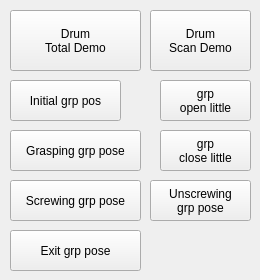
      <widget class="QWidget" name="tab_24">
       <attribute name="title">
        <string>Drum</string>
       </attribute>
       <widget class="QPushButton" name="rightPushButton_doTask_drum_total_task">
        <property name="enabled">
         <bool>true</bool>
        </property>
        <property name="geometry">
         <rect>
          <x>10</x>
          <y>10</y>
          <width>131</width>
          <height>61</height>
         </rect>
        </property>
        <property name="layoutDirection">
         <enum>Qt::LeftToRight</enum>
        </property>
        <property name="text">
         <string>Drum
Total Demo</string>
        </property>
        <property name="checkable">
         <bool>true</bool>
        </property>
       </widget>
       <widget class="QPushButton" name="pushButton_KorasGripperChemicalGripperInitialize">
        <property name="geometry">
         <rect>
          <x>10</x>
          <y>80</y>
          <width>111</width>
          <height>41</height>
         </rect>
        </property>
        <property name="sizePolicy">
         <sizepolicy hsizetype="Minimum" vsizetype="Minimum">
          <horstretch>0</horstretch>
          <verstretch>0</verstretch>
         </sizepolicy>
        </property>
        <property name="text">
         <string>Initial grp pos</string>
        </property>
        <property name="checkable">
         <bool>false</bool>
        </property>
        <property name="checked">
         <bool>false</bool>
        </property>
       </widget>
       <widget class="QPushButton" name="pushButton_KorasGripperChemicalGripperScrewingPose">
        <property name="geometry">
         <rect>
          <x>10</x>
          <y>180</y>
          <width>131</width>
          <height>41</height>
         </rect>
        </property>
        <property name="sizePolicy">
         <sizepolicy hsizetype="Minimum" vsizetype="Minimum">
          <horstretch>0</horstretch>
          <verstretch>0</verstretch>
         </sizepolicy>
        </property>
        <property name="text">
         <string>Screwing grp pose</string>
        </property>
        <property name="checkable">
         <bool>false</bool>
        </property>
        <property name="checked">
         <bool>false</bool>
        </property>
       </widget>
       <widget class="QPushButton" name="pushButton_KorasGripperChemicalGripperGraspingPose">
        <property name="geometry">
         <rect>
          <x>10</x>
          <y>130</y>
          <width>131</width>
          <height>41</height>
         </rect>
        </property>
        <property name="sizePolicy">
         <sizepolicy hsizetype="Minimum" vsizetype="Minimum">
          <horstretch>0</horstretch>
          <verstretch>0</verstretch>
         </sizepolicy>
        </property>
        <property name="text">
         <string>Grasping grp pose</string>
        </property>
        <property name="checkable">
         <bool>false</bool>
        </property>
        <property name="checked">
         <bool>false</bool>
        </property>
       </widget>
       <widget class="QPushButton" name="pushButton_KorasGripperChemicalGripperExitPose">
        <property name="geometry">
         <rect>
          <x>10</x>
          <y>230</y>
          <width>131</width>
          <height>41</height>
         </rect>
        </property>
        <property name="sizePolicy">
         <sizepolicy hsizetype="Minimum" vsizetype="Minimum">
          <horstretch>0</horstretch>
          <verstretch>0</verstretch>
         </sizepolicy>
        </property>
        <property name="text">
         <string>Exit grp pose</string>
        </property>
        <property name="checkable">
         <bool>false</bool>
        </property>
        <property name="checked">
         <bool>false</bool>
        </property>
       </widget>
       <widget class="QPushButton" name="pushButton_KorasGripperChemicalGripperOpen">
        <property name="geometry">
         <rect>
          <x>160</x>
          <y>80</y>
          <width>91</width>
          <height>41</height>
         </rect>
        </property>
        <property name="sizePolicy">
         <sizepolicy hsizetype="Minimum" vsizetype="Minimum">
          <horstretch>0</horstretch>
          <verstretch>0</verstretch>
         </sizepolicy>
        </property>
        <property name="text">
         <string>grp
open little</string>
        </property>
        <property name="checkable">
         <bool>false</bool>
        </property>
        <property name="checked">
         <bool>false</bool>
        </property>
       </widget>
       <widget class="QPushButton" name="pushButton_KorasGripperChemicalGripperClose">
        <property name="geometry">
         <rect>
          <x>160</x>
          <y>130</y>
          <width>91</width>
          <height>41</height>
         </rect>
        </property>
        <property name="sizePolicy">
         <sizepolicy hsizetype="Minimum" vsizetype="Minimum">
          <horstretch>0</horstretch>
          <verstretch>0</verstretch>
         </sizepolicy>
        </property>
        <property name="text">
         <string>grp
close little</string>
        </property>
        <property name="checkable">
         <bool>false</bool>
        </property>
        <property name="checked">
         <bool>false</bool>
        </property>
       </widget>
       <widget class="QPushButton" name="pushButton_KorasGripperChemicalGripperUnscrewingPose">
        <property name="geometry">
         <rect>
          <x>150</x>
          <y>180</y>
          <width>101</width>
          <height>41</height>
         </rect>
        </property>
        <property name="sizePolicy">
         <sizepolicy hsizetype="Minimum" vsizetype="Minimum">
          <horstretch>0</horstretch>
          <verstretch>0</verstretch>
         </sizepolicy>
        </property>
        <property name="text">
         <string>Unscrewing
grp pose</string>
        </property>
        <property name="checkable">
         <bool>false</bool>
        </property>
        <property name="checked">
         <bool>false</bool>
        </property>
       </widget>
       <widget class="QPushButton" name="pushButton_doTask_drum_scan_task">
        <property name="enabled">
         <bool>true</bool>
        </property>
        <property name="geometry">
         <rect>
          <x>150</x>
          <y>10</y>
          <width>101</width>
          <height>61</height>
         </rect>
        </property>
        <property name="layoutDirection">
         <enum>Qt::LeftToRight</enum>
        </property>
        <property name="text">
         <string>Drum
Scan Demo</string>
        </property>
        <property name="checkable">
         <bool>true</bool>
        </property>
       </widget>
      </widget>
